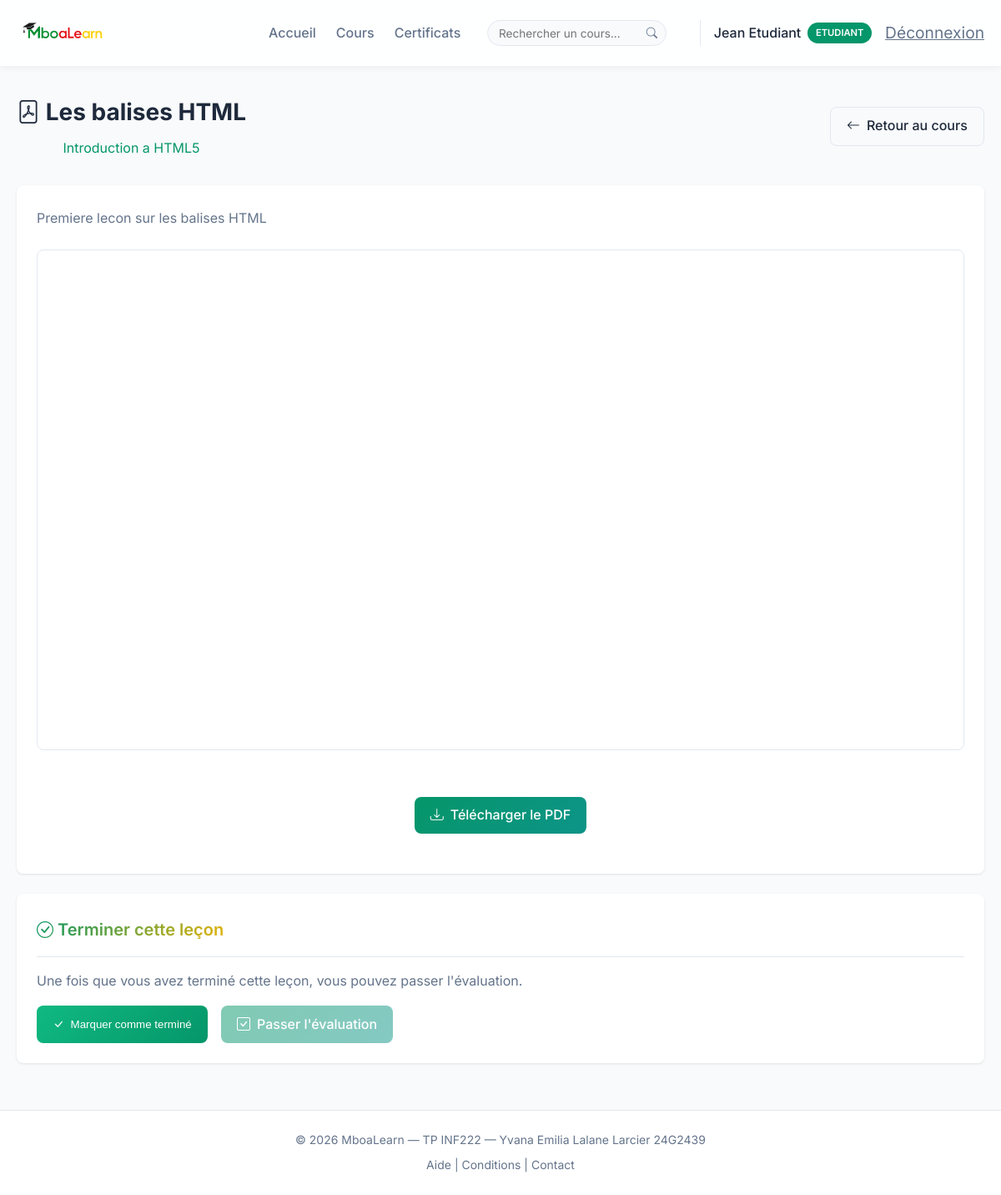
Screenshot of /lecon.php?id=1 (signed in) with the database file from the repository.
### tables this page shows
CREATE TABLE users (
    id INT AUTO_INCREMENT PRIMARY KEY,
    nom VARCHAR(100) NOT NULL,
    email VARCHAR(150) UNIQUE NOT NULL,
    password VARCHAR(255) NOT NULL,
    role ENUM('etudiant', 'enseignant', 'promoteur') DEFAULT 'etudiant',
    date_inscription TIMESTAMP DEFAULT CURRENT_TIMESTAMP
);

CREATE TABLE lecons (
    id INT AUTO_INCREMENT PRIMARY KEY,
    cours_id INT NOT NULL,
    titre VARCHAR(200) NOT NULL,
    contenu TEXT,
    type_contenu ENUM('pdf', 'video') NOT NULL,
    fichier VARCHAR(255) NOT NULL,
    duree_video INT DEFAULT 0,
    ordre INT DEFAULT 0,
    FOREIGN KEY (cours_id) REFERENCES cours(id) ON DELETE CASCADE
);

CREATE TABLE cours (
    id INT AUTO_INCREMENT PRIMARY KEY,
    titre VARCHAR(200) NOT NULL,
    description TEXT,
    module_id INT,
    enseignant_id INT,
    date_creation TIMESTAMP DEFAULT CURRENT_TIMESTAMP,
    FOREIGN KEY (module_id) REFERENCES modules(id) ON DELETE SET NULL,
    FOREIGN KEY (enseignant_id) REFERENCES users(id) ON DELETE SET NULL
);

### includes/auth.php (called while the page is built, shortened)
<?php
require_once __DIR__ . '/../config/database.php';
function is_logged_in() {
    return isset($_SESSION['user_id']);
}
function has_role($role) {
    return isset($_SESSION['user_role']) && $_SESSION['user_role'] === $role;
}
function get_user_info() {
    global $pdo;
    $stmt = $pdo->prepare("SELECT id, nom, email, role FROM users WHERE id = ?");
    $stmt->execute([$_SESSION['user_id']]);
    return $stmt->fetch();
}

### lecon.php (the view, shortened to what this page needs)
<?php
require_once 'config/database.php';
require_once 'includes/auth.php';
$lecon_id = isset($_GET['id']) ? (int)$_GET['id'] : 0;
$stmt = $pdo->prepare("
    SELECT l.*, c.titre as cours_titre, c.id as cours_id,
           e.id as evaluation_id, e.titre as evaluation_titre
    FROM lecons l
    JOIN cours c ON l.cours_id = c.id
    LEFT JOIN evaluations e ON l.id = e.lecon_id
    WHERE l.id = ?
");
$stmt->execute([$lecon_id]);
$lecon = $stmt->fetch();
?>
<!DOCTYPE html>
<html lang="fr">
<head>
    <link rel="stylesheet" href="https://cdn.jsdelivr.net/npm/bootstrap-icons@1.11.3/font/bootstrap-icons.min.css">
    <link rel="stylesheet" href="assets/css/style.css">
</head>
<body>
    <?php include 'includes/header.php'; ?>
    <div class="dashboard-header">
        <div style="display: flex; justify-content: space-between; align-items: center;">
            <div>
                <h1><i class="bi bi-<?php echo $lecon['type_contenu'] === 'video' ? 'camera-video' : 'file-pdf'; ?>"></i> <?php echo htmlspecialchars($lecon['titre']); ?></h1>
                <p>
                    <a href="cours.php?view=<?php echo $lecon['cours_id']; ?>" style="color: var(--primary); text-decoration: none;">
                        <?php echo htmlspecialchars($lecon['cours_titre']); ?>
                    </a>
                </p>
            </div>
            <a href="cours.php?view=<?php echo $lecon['cours_id']; ?>" class="btn-secondary">
                <i class="bi bi-arrow-left"></i> Retour au cours
            </a>
        </div>
    </div>
    <div class="card">
        <?php if ($lecon['contenu']): ?>
            <div class="card-content" style="margin-bottom: 1.5rem;">
                <?php echo nl2br(htmlspecialchars($lecon['contenu'])); ?>
            </div>
        <?php endif; ?>
        <?php if ($lecon['type_contenu'] === 'video'): ?>
            <div class="video-container">
                <video controls id="video-player">
                    <source src="uploads/cours/<?php echo htmlspecialchars($lecon['fichier']); ?>" type="video/mp4">
                    Votre navigateur ne supporte pas la vidéo.
                </video>
            </div>
            <div class="alert alert-info">
                <i class="bi bi-info-circle"></i>
                Regardez la vidéo jusqu'à la fin pour pouvoir accéder à l'évaluation.
            </div>
        <?php else: ?>
            <div style="text-align: center; margin-bottom: 1.5rem;">
                <iframe src="uploads/cours/<?php echo htmlspecialchars($lecon['fichier']); ?>"
                        class="pdf-viewer"
                        frameborder="0"></iframe>
            </div>
            <div style="text-align: center; margin-bottom: 1.5rem;">
                <a href="uploads/cours/<?php echo htmlspecialchars($lecon['fichier']); ?>"
                   class="btn-primary" download>
                    <i class="bi bi-download"></i> Télécharger le PDF
                </a>
            </div>
        <?php endif; ?>
    </div>
    <div class="card">
        <div class="card-header">
            <h2 class="card-title"><i class="bi bi-check-circle"></i> Terminer cette leçon</h2>
        </div>
        <div class="card-content">
            <p>Une fois que vous avez terminé cette leçon, vous pouvez passer l'évaluation.</p>
            <div style="display: flex; gap: 1rem; margin-top: 1rem;">
                <button onclick="markAsCompleted()" class="btn-success" id="btn-complete">
                    <i class="bi bi-check-lg"></i> Marquer comme terminé
                </button>
                <?php if ($lecon['evaluation_id']): ?>
                    <a href="evaluation.php?id=<?php echo $lecon['evaluation_id']; ?>"
                       class="btn-primary" id="btn-eval" style="opacity: 0.5; pointer-events: none;">
                        <i class="bi bi-check-square"></i> Passer l'évaluation
                    </a>
                <?php endif; ?>
            </div>
        </div>
    </div>
    <?php include 'includes/footer.php'; ?>
</body>
</html>

### includes/header.php (shortened to what this page needs)
<?php
$base_url = '/MboaLearn';
$user = get_user_info();
?>
<!DOCTYPE html>
<html lang="fr">
<head>
    <link rel="stylesheet" href="https://cdn.jsdelivr.net/npm/bootstrap-icons@1.11.3/font/bootstrap-icons.min.css">
    <link rel="stylesheet" href="<?php echo $base_url; ?>/assets/css/style.css?v=<?php echo time(); ?>">
</head>
<body>
    <nav class="navbar">
        <div class="nav-container">
            <a href="<?php echo $base_url; ?>/index.html" class="nav-brand">
                <img src="<?php echo $base_url; ?>/assets/images/mboalearn.png" alt="MboaLearn" class="nav-logo">
            </a>
            <?php if (is_logged_in()): ?>
            <div class="nav-menu">
                <a href="<?php echo $base_url; ?>/dashboard.php" class="nav-link">
                    Accueil
                </a>
                <?php if (has_role('etudiant')): ?>
                    <a href="<?php echo $base_url; ?>/cours.php" class="nav-link">
                        Cours
                    </a>
                    <a href="<?php echo $base_url; ?>/certificats.php" class="nav-link">
                        Certificats
                    </a>
                    <form action="<?php echo $base_url; ?>/cours.php" method="GET" class="nav-search">
                        <input type="text" name="search" placeholder="Rechercher un cours..."
                               class="nav-search-input" value="<?php echo htmlspecialchars($_GET['search'] ?? ''); ?>">
                        <button type="submit" class="nav-search-btn">
                            <i class="bi bi-search"></i>
                        </button>
                    </form>
                <?php endif; ?>
                <div class="nav-user">
                    <span class="user-info">
                        <?php echo $user['nom']; ?>
                        <span class="badge"><?php echo ucfirst($user['role']); ?></span>
                    </span>
                    <a href="<?php echo $base_url; ?>/logout.php" class="btn-logout">
                        Déconnexion
                    </a>
                </div>
            </div>
            <?php endif; ?>
        </div>
    </nav>
    <main class="main-content">
        <div class="container">

### rows the page displays
users: nom "Jean Etudiant", role "ETUDIANT"
lecons: titre "Les balises HTML", cours.titre "Introduction a HTML5", contenu "Premiere lecon sur les balises HTML"
